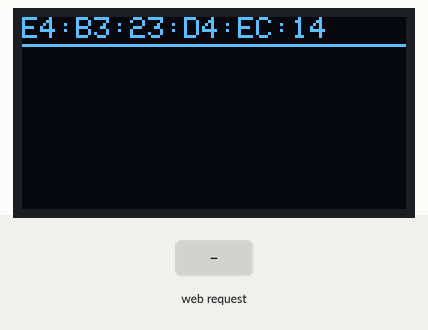
The sketch below on a simulated ESP32. Parts: 128×64 one-colour display. Inputs (shaded band) come from the test bench. What the sketch prints to the serial monitor is not drawn.

Above: at 0.1 s.
1.4 s: HTTP request GET /emergencyStop received
At 1.44 s:
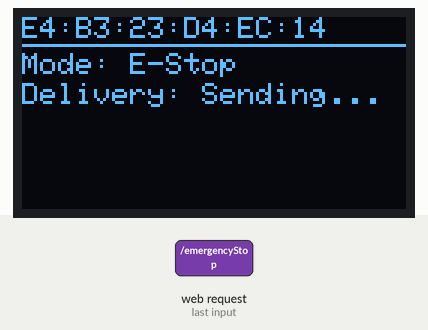
At 2.6 s:
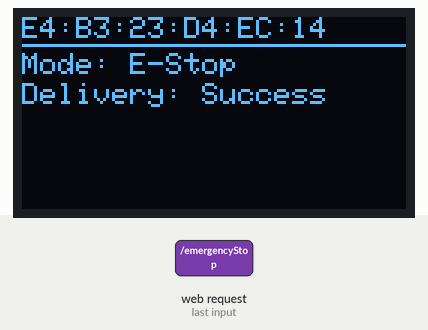
2.9 s: HTTP request GET /setMotor?x=1&y=1&rotate=1 received
At 3.9 s:
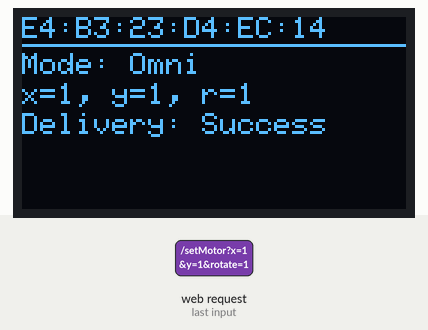
Timing chart, 0 to 5.9 s (numbered marks = the images above; inputs shaded):
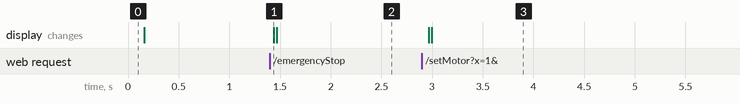

Measured:
- after the input at 1.4 s, the display: changes at once (image 1)
- after the input at 2.9 s, the display: first changes after 0.07 s (image 3 shows a later state)

The sketch:

control.ino
```cpp
/*
 * ESP32 Omni-Directional RC Car - Control Board
 * Version: 1.0.0
 * Author: RawFish69
 *
 * This firmware provides web interface and OLED display for RC car control.
 * Features:
 * - Web-based control interface
 * - ESP-NOW communication with drive board
 * - OLED status display
 * - Omni-directional and simple control modes
 */

#include <WiFi.h>
#include <WebServer.h>
#include <esp_wifi.h>
#include <esp_now.h>
#include <Wire.h>
#include <Adafruit_GFX.h>
#include <Adafruit_SH110X.h>
#include "web_interface.h"

uint8_t DRIVE_BOARD_MAC[] = {0xE4, 0xB3, 0x23, 0xD4, 0xEC, 0x14};

const char* ssid = "Web RC Car";
const char* password = "";
IPAddress local_IP(192, 168, 1, 101);
IPAddress gateway(192, 168, 1, 1);
IPAddress subnet(255, 255, 255, 0);

WebServer server(80);
#define SCREEN_WIDTH 128
#define SCREEN_HEIGHT 64
#define OLED_RESET -1
#define SCREEN_ADDRESS 0x3C

Adafruit_SH1106G display(SCREEN_WIDTH, SCREEN_HEIGHT, &Wire, OLED_RESET);

String macToString(const uint8_t mac[6])
{
  char buff[20];
  sprintf(buff, "%02X:%02X:%02X:%02X:%02X:%02X",
          mac[0], mac[1], mac[2], mac[3], mac[4], mac[5]);
  return String(buff);
}

void drawTopLine(const String &macStr)
{
  display.clearDisplay();
  display.setTextSize(1);
  display.setTextColor(SH110X_WHITE);
  display.setCursor(0, 0);
  display.println(macStr);
  display.drawLine(0, 9, SCREEN_WIDTH, 9, SH110X_WHITE);
  display.display();
}

void clearMonitorArea()
{
  display.fillRect(0, 10, SCREEN_WIDTH, SCREEN_HEIGHT - 10, SH110X_BLACK);
}

String g_peerStatus = "N/A";
String g_wifiStatus = "N/A";
String g_serverStatus = "N/A";
int g_clientCount = 0;
String g_finalStatus = "Starting...";

void showInitScreen()
{
  clearMonitorArea();
  display.setTextSize(1);
  display.setTextColor(SH110X_WHITE);
  int yPos = 12;
  display.setCursor(0, yPos);
  display.println("Peer: " + g_peerStatus);
  yPos += 10;
  display.setCursor(0, yPos);
  display.println("WiFi: " + g_wifiStatus);
  yPos += 10;
  display.setCursor(0, yPos);
  display.println("Server: " + g_serverStatus);
  yPos += 10;
  String cMsg;
  if (g_clientCount <= 0)      cMsg = "Client: none";
  else if (g_clientCount == 1) cMsg = "Client: 1 connected";
  else                         cMsg = "Client: " + String(g_clientCount) + " connected";
  display.setCursor(0, yPos);
  display.println(cMsg);
  yPos += 10;
  display.setCursor(0, yPos);
  display.println(g_finalStatus);
  display.display();
}

void updateInitScreen()
{
  showInitScreen();
}

enum CmdMode {CMD_OMNI, CMD_SIMPLE, CMD_TUNE, CMD_ESTOP, CMD_NONE};

CmdMode lastMode = CMD_NONE;
float lastX = 0, lastY = 0, lastR = 0;
float lastSpeed = 0, lastTurn = 0;
String lastDir = "";
float lastLeft = 1.0, lastRight = 1.0;
String lastDelivery = "Sending...";

void clearAndDrawCommand()
{
  clearMonitorArea();
  display.setCursor(0, 12);
  display.setTextSize(1);
  display.setTextColor(SH110X_WHITE);
  int lineY = 12;
  switch(lastMode)
  {
    case CMD_OMNI:
    {
      display.setCursor(0, lineY);
      display.println("Mode: Omni");
      lineY += 10;
      char buf[30];
      sprintf(buf, "x=%.0f, y=%.0f, r=%.0f", lastX, lastY, lastR);
      display.setCursor(0, lineY);
      display.println(buf);
      lineY += 10;
      display.setCursor(0, lineY);
      display.println("Delivery: " + lastDelivery);
    }
    break;
    case CMD_SIMPLE:
    {
      display.setCursor(0, lineY);
      display.println("Mode: Simple");
      lineY += 10;
      char buf[30];
      sprintf(buf, "Speed: %.0f", lastSpeed);
      display.setCursor(0, lineY);
      display.println(buf);
      lineY += 10;
      display.setCursor(0, lineY);
      display.println("Direction: " + lastDir);
      lineY += 10;
      sprintf(buf, "Turn: %.0f", lastTurn);
      display.setCursor(0, lineY);
      display.println(buf);
      lineY += 10;
      display.setCursor(0, lineY);
      display.println("Delivery: " + lastDelivery);
    }
    break;
    case CMD_TUNE:
    {
      display.setCursor(0, lineY);
      display.println("Mode: Tune");
      lineY += 10;
      char buf[30];
      sprintf(buf, "Left=%.2f, Right=%.2f", lastLeft, lastRight);
      display.setCursor(0, lineY);
      display.println(buf);
      lineY += 10;
      display.setCursor(0, lineY);
      display.println("Delivery: " + lastDelivery);
    }
    break;
    case CMD_ESTOP:
    {
      display.setCursor(0, lineY);
      display.println("Mode: E-Stop");
      lineY += 10;
      display.setCursor(0, lineY);
      display.println("Delivery: " + lastDelivery);
    }
    break;
    default:
    {
      display.setCursor(0, lineY);
      display.println("No command");
    }
    break;
  }
  display.display();
}

void showOmniCommand(float x, float y, float r)
{
  lastMode = CMD_OMNI;
  lastX = x; lastY = y; lastR = r;
  lastDelivery = "Sending...";
  clearAndDrawCommand();
}

void showSimpleCommand(float spd, const String &dir, float trn)
{
  lastMode = CMD_SIMPLE;
  lastSpeed = spd;
  lastDir   = dir;
  lastTurn  = trn;
  lastDelivery = "Sending...";
  clearAndDrawCommand();
}

void showTuneCommand(float lt, float rt)
{
  lastMode = CMD_TUNE;
  lastLeft  = lt;
  lastRight = rt;
  lastDelivery = "Sending...";
  clearAndDrawCommand();
}

void showEStopCommand()
{
  lastMode = CMD_ESTOP;
  lastDelivery = "Sending...";
  clearAndDrawCommand();
}

void onWiFiEvent(WiFiEvent_t event)
{
  switch (event) {
    case ARDUINO_EVENT_WIFI_AP_STACONNECTED:
      g_clientCount++;
      updateInitScreen();
      break;
    case ARDUINO_EVENT_WIFI_AP_STADISCONNECTED:
      if (g_clientCount > 0) g_clientCount--;
      updateInitScreen();
      break;
    default:
      break;
  }
}

static unsigned long lastSendTime = 0;

void sendEspNowMessage(const String &fullQuery)
{
  unsigned long now = millis();
  if (now - lastSendTime < 20) {
    delay(20 - (now - lastSendTime));
  }
  lastSendTime = millis();
  esp_err_t ret = esp_now_send(DRIVE_BOARD_MAC,
                               (const uint8_t*)fullQuery.c_str(),
                               fullQuery.length()+1);
  if (ret != ESP_OK) {
    lastDelivery = "SendFail(" + String(ret) + ")";
    clearAndDrawCommand();
  }
}

void onDataSent(const uint8_t *mac_addr, esp_now_send_status_t status)
{
  if (status == ESP_NOW_SEND_SUCCESS) {
    lastDelivery = "Success";
  } else {
    lastDelivery = "Fail";
  }
  clearAndDrawCommand();
}

void handleRoot()
{
  server.send_P(200, "text/html", INDEX_HTML);
}

void handleSetMotor()
{
  if (server.hasArg("x") && server.hasArg("y") && server.hasArg("rotate")) {
    float xVal = server.arg("x").toFloat();
    float yVal = server.arg("y").toFloat();
    float rVal = server.arg("rotate").toFloat();
    showOmniCommand(xVal, yVal, rVal);
    String query = "mode=omni&x="+server.arg("x")+"&y="+server.arg("y")+"&rotate="+server.arg("rotate");
    sendEspNowMessage(query);
    server.send(200, "text/plain", "OK");
  }
  else if (server.hasArg("speed") && server.hasArg("forwardBackward") && server.hasArg("turnRate")) {
    float spd = server.arg("speed").toFloat();
    String dir = server.arg("forwardBackward");
    float trn = server.arg("turnRate").toFloat();
    showSimpleCommand(spd, dir, trn);
    String query = "mode=simple&speed="+server.arg("speed")
                 + "&forwardBackward="+server.arg("forwardBackward")
                 + "&turnRate="+server.arg("turnRate");
    sendEspNowMessage(query);
    server.send(200, "text/plain", "OK");
  }
  else {
    server.send(400, "text/plain", "Bad Request");
  }
}

void handleSetWheelTuning()
{
  if (server.hasArg("leftTune") && server.hasArg("rightTune")) {
    float lt = server.arg("leftTune").toFloat();
    float rt = server.arg("rightTune").toFloat();
    showTuneCommand(lt, rt);
    String query = "tune&leftTune="+server.arg("leftTune")
                 + "&rightTune="+server.arg("rightTune");
    sendEspNowMessage(query);
    server.send(200, "text/plain", "Tuning updated");
  } else {
    server.send(400, "text/plain", "Bad Request");
  }
}

void handleEmergencyStop()
{
  showEStopCommand();
  sendEspNowMessage("emergencyStop");
  server.send(200, "text/plain", "Emergency Stop Activated");
}

void setup()
{
  Serial.begin(115200);
  String driveMacStr = macToString(DRIVE_BOARD_MAC);
  Wire.begin(3, 4);
  display.begin(SCREEN_ADDRESS, true);
  drawTopLine(driveMacStr);
  WiFi.onEvent(onWiFiEvent);
  WiFi.mode(WIFI_AP_STA);
  WiFi.softAPConfig(local_IP, gateway, subnet);
  WiFi.softAP(ssid, password, 1, 0, 4);
  WiFi.setSleep(false);
  esp_wifi_set_ps(WIFI_PS_NONE);
  esp_wifi_set_max_tx_power(78);
  g_wifiStatus = "AP Ready";
  updateInitScreen();
  server.on("/", handleRoot);
  server.on("/setMotor", handleSetMotor);
  server.on("/setWheelTuning", handleSetWheelTuning);
  server.on("/emergencyStop", handleEmergencyStop);
  server.begin();
  g_serverStatus = "Started";
  updateInitScreen();
  if (esp_now_init() != ESP_OK) {
    g_finalStatus = "ESPNOW FAIL";
    updateInitScreen();
    Serial.println("ESPNOW init fail");
    delay(2000);
    ESP.restart();
  }
  esp_now_register_send_cb(onDataSent);
  esp_now_peer_info_t peerInfo;
  memset(&peerInfo, 0, sizeof(peerInfo));
  memcpy(peerInfo.peer_addr, DRIVE_BOARD_MAC, 6);
  peerInfo.channel = 1;
  peerInfo.encrypt = false;
  if (esp_now_add_peer(&peerInfo) != ESP_OK) {
    g_peerStatus = "FAIL";
    updateInitScreen();
    Serial.println("Peer Add FAIL");
  } else {
    g_peerStatus = "OK";
    updateInitScreen();
    Serial.println("Peer Add OK");
  }
  g_finalStatus = "Ready...";
  updateInitScreen();
  Serial.println("Control Board fully ready!");
}

void loop()
{
  static unsigned long prev = 0;
  if (millis() - prev >= 50) {
    server.handleClient();
    prev = millis();
  }
}
```

web_interface.h
```cpp
#pragma once
#include <pgmspace.h>
extern const char INDEX_HTML[] PROGMEM;
```

Source omitted: web_interface.cpp (11542 bytes)
